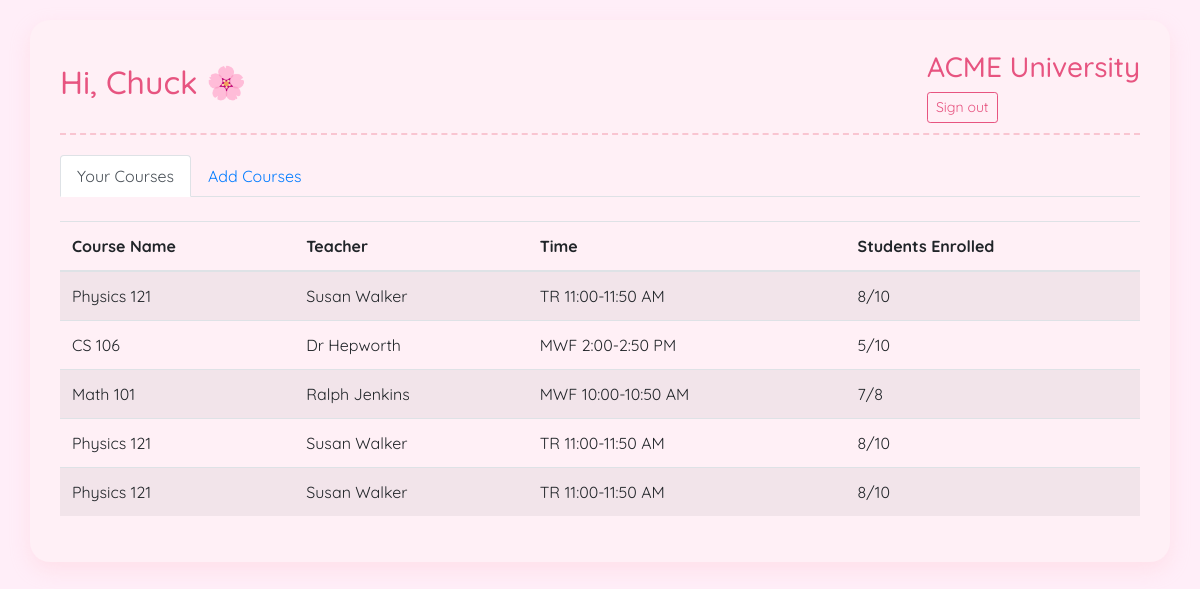
/student/dashboard (signed in), run on the app's committed database.
### models.py (models this page shows, shortened)
class User(db.Model, UserMixin):
    id = db.Column(db.Integer, primary_key=True)
    username = db.Column(db.String(80), unique=True, nullable=False)
    password = db.Column(db.String(120), nullable=False)
    role = db.Column(db.String(20), nullable=False)
    name = db.Column(db.String(100), nullable=True)

class Course(db.Model):
    id = db.Column(db.Integer, primary_key=True)
    name = db.Column(db.String(100), nullable=False)
    teacher_id = db.Column(db.Integer, db.ForeignKey('user.id'), nullable=False)
    teacher = db.relationship('User', backref=db.backref('courses', lazy=True))
    time = db.Column(db.String(50), nullable=False)
    capacity = db.Column(db.Integer, nullable=False)

### student_routes.py (the view)
@student_bp.route('/dashboard')
@login_required
def dashboard():
    if current_user.role != 'student':
        return redirect(url_for('auth.login'))
    enrollments = Enrollment.query.filter_by(student_id=current_user.id).all()
    enrolled_courses = [enrollment.course for enrollment in enrollments]
    return render_template('student_dashboard.html',
                          user=current_user,
                          enrolled_courses=enrolled_courses)

### app.py (called while the page is built)
@login_manager.user_loader
def load_user(user_id):
    return User.query.get(int(user_id))

### templates/student_dashboard.html
{% extends "layout.html" %}
{% block content %}
<ul class="nav nav-tabs">
    <li class="nav-item">
        <a class="nav-link active" href="{{ url_for('student_bp.dashboard') }}">Your Courses</a>
    </li>
    <li class="nav-item">
        <a class="nav-link" href="{{ url_for('student_bp.all_courses') }}">Add Courses</a>
    </li>
</ul>
<div class="mt-4">
    {% if enrolled_courses %}
    <table class="table table-striped">
        <thead>
            <tr>
                <th>Course Name</th>
                <th>Teacher</th>
                <th>Time</th>
                <th>Students Enrolled</th>
            </tr>
        </thead>
        <tbody>
            {% for course in enrolled_courses %}
            <tr>
                <td>{{ course.name }}</td>
                <td>{{ course.teacher.name }}</td>
                <td>{{ course.time }}</td>
                <td>
                    {{ course.enrollments|length }}/{{ course.capacity }}
                </td>
            </tr>
            {% endfor %}
        </tbody>
    </table>
    {% else %}
    <div class="alert alert-info">
        You are not enrolled in any courses. <a href="{{ url_for('student_bp.all_courses') }}">Browse available courses</a> to enroll.
    </div>
    {% endif %}
</div>
{% endblock %}

### templates/layout.html (shortened to what this page needs)
<!DOCTYPE html>
<html lang="en">
<head>
    <link rel="stylesheet" href="https://stackpath.bootstrapcdn.com/bootstrap/4.5.2/css/bootstrap.min.css">
</head>
<body>
    <div class="container">
        {% if current_user.is_authenticated %}
        <div class="header">
            <h2>Hi, {{ current_user.name }} 🌸</h2>
            <div>
                <h3>ACME University</h3>
                <a href="{{ url_for('auth.logout') }}" class="btn btn-sm btn-outline-secondary">Sign out</a>
            </div>
        </div>
        {% endif %}
        {% block content %}{% endblock %}
    </div>
</body>
</html>

### templates/layout.html (style rules this page uses)
body { padding-top: 20px; background: #ffeef8; font-family: 'Quicksand', sans-serif; color: #4b2e2e; }
.container { background: #fff0f6; border-radius: 20px; padding: 30px; box-shadow: 0 8px 20px rgba(255, 192, 203, 0.3); }
.header { display: flex; justify-content: space-between; align-items: center; margin-bottom: 20px; padding-bottom: 10px; border-bottom: 2px dashed #f9c5d1; }
h2, h3 { color: #e75480; }
.btn-outline-secondary { color: #e75480; border-color: #e75480; }
.table th, .table td { vertical-align: middle; }

### data on the page
User: name "Chuck"
Course: name "Physics 121", teacher.name "Susan Walker", time "TR 11:00-11:50 AM", enrollments|length "8", capacity "10"
Course: name "CS 106", teacher.name "Dr Hepworth", time "MWF 2:00-2:50 PM", enrollments|length "5", capacity "10"
Course: name "Math 101", teacher.name "Ralph Jenkins", time "MWF 10:00-10:50 AM", enrollments|length "7", capacity "8"
